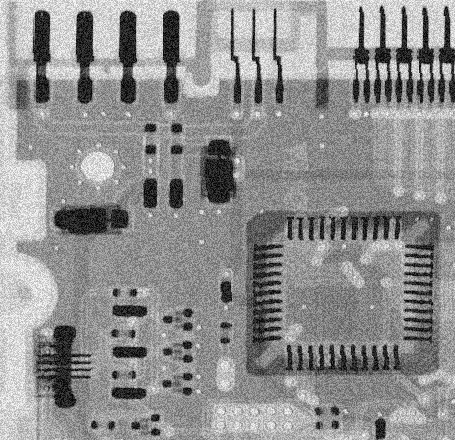
#> input picture digit_image_pocessing/Lab4/uniform_noise.tif, 455 x 440 px
$ jupyter execute LAB4-scratches.ipynb
#> lines starting #> are read from the running program, lines starting #| are printed output that depends on the picture
### digit_image_pocessing/Lab4/Lab4_sol.py
#%%
from math import gamma
from cv2 import hconcat
import numpy as np
import matplotlib.pyplot as plt
from skimage.transform import radon, iradon
import cv2

#%%
'''
你的辅助函数可以写在这里
'''
J = 1j # 复数i

def My_fft2d(img, shift=True):
    '''
    输入：
        img: 归一化后图像
        shift:
            bool type
            if 'False': no shifting operation

    输出：
        img_fft: img的2d fourier 变换后结果
    '''
    img_fft = np.fft.fft2(img)
    if shift:
        img_fft = np.fft.fftshift(img_fft)

    return img_fft

def My_ifft2d(img_fft, shift=True):
    '''
    输入：
        img_fft: fft 后图像
        shift:
            bool type
            if 'False': no shifting operation

    输出：
        img_rec: fft 反变换后重建图像
    '''
    if shift:
        img_fft = np.fft.fftshift(img_fft)
    img_rec = np.fft.ifft2(img_fft)

    return img_rec


#%%
'''
Q1: 实现对uniform_noise.tif, gaussian_noise.tif 和 saltpep_noise.tif 的去噪
输出比对结果 两行三列
uniform_noise.tif，  gaussian_noise.tif， saltpep_noise.tif
上面去噪后结果

可以自由选择空间或频率域滤波
'''
def Denoise(img_input):
    #img_input[0] 使用均值滤波
    img0 = img_input[0]
    # print(img0.dtype)
    img0 = cv2.blur(img0, (3,3))

    #img_input[1] 使用几何平均滤波， 就是对log（img1）使用均值滤波
    img1 = np.where(img_input[1] == 0, 1e-7, img_input[1])
    img1 = np.log(img1)
    img1 = cv2.blur(img1,(3,3))
    img1 = np.exp(img1)


    # #img_input[2] 使用中值滤波。
    img2 = img_input[2]
    img2 = cv2.medianBlur(img2,3)


    fig, ax = plt.subplots(2,3)
    for i in range(3):
        ax[0][i].imshow(img_input[i], cmap = 'gray')
    ax[1][0].imshow(img0, cmap = 'gray')
    ax[1][1].imshow(img1, cmap = 'gray')
    ax[1][2].imshow(img2, cmap = 'gray')

    plt.show(block=False)
    plt.pause(3)
    plt.close()

    return


#%%
'''
Q2:使用moving.tif, 比较Wienner逆滤波和约束最小二乘逆滤波的结果
输出图像： 一行三列： 原图， Winner逆滤波结果， 约束最小二乘逆滤波结果
公式（5-77）里的H使用了 a = b = 0.1, T = 1

注意：
   * 针对带平移的Fourier变换， 课本的公式需要使用其平移版本： u -> u-M/2, v -> v-N/2
   * 对有可能出现的nan，比如 sin(x)/x 数值计算x=0 时，需要作特别处理。
     比如 H 含 nan， 可以用 H = np.where(np.isnan(H), 1.0, H) 来方便地修改， 式子里
     使用1.0替换nan是因为 sin(x)/x 在x=0 时的理论值是1.0
   * 关于P(u,v)的获得，可以手动计算其显示表达式，再在数值格点上生成。更方便地，可以参见课本的描述 P253 式（5.90）下面一段，
     把这个3*3 的核嵌入到与原图像同样大小的零矩阵的“中心”， 然后再使用fft2d得到。同上，得到P(u,v)结果后不要忘了做一次平移。
   * 可以自由调试 K 和 gamma 的值，到你觉得结果ok的程度。
'''
def Inverse_filtering(img_input):

    G = My_fft2d(img_input)
    T = 1
    a = b = 0.1
    M = img_input.shape[0]
    N = img_input.shape[1]
    u_grid =  np.linspace(0,M-1,M)
    v_grid = np.linspace(0,N-1,N)
    v,u = np.meshgrid(v_grid,u_grid)

    u = u-M/2
    v = v-N/2

    #分子
    numerator = T * np.sin((np.pi)*(u*a+v*b))
    #分母
    denominator = np.pi*(u*a+v*b)
    #将分子分母的0改为近似值1e-7,其余值不变
    numerator = np.where(numerator == 0, 1e-7,numerator)
    denominator = np.where(denominator == 0,1e-7,denominator)

    #求出H
    H = (numerator/denominator) * np.exp(-J* np.pi * (u*a+v*b))
    H_conjugate = np.conjugate(H)
    #求出|H|**2
    product =  H * H_conjugate


    #wienner
    K = 0.006
    F = (product/(product+K))*(G/H)
    img_wienner = My_ifft2d(F)
    img_wienner = np.abs(np.real(img_wienner))

    #最小二乘
    gamma = 0.05
    _p = np.array([[0,-1,0],[-1,4,-1],[0,-1,0]])
    P = np.zeros(img_input.shape)
    start = img_input.shape[0]//2-1
    end = start+3
    P[start:end, start:end] = _p
    P = My_fft2d(P)
    P_conjugate = np.conjugate(P)

    product1 = np.real(P*P_conjugate)

    denominator1 = product+gamma*product1
    denominator1 = np.where(denominator1==0,1e-9,denominator1)

    F = (H_conjugate/denominator1) * G

    img_minus = My_ifft2d(F)
    img_minus = np.real(img_minus)

    fig, ax = plt.subplots(1,3)

    ax[0].imshow(img_input, cmap = 'gray')
    ax[1].imshow(img_wienner, cmap = 'gray')
    ax[2].imshow(img_minus, cmap = 'gray')

    plt.show(block=False)
    plt.pause(10)
    plt.close()

    return


#%%
'''
Q3: 使用donut.tif, 利用
from skimage.transform import radon, iradon
导入的radon 正变换和反变换处理图像
输出出其Radon变换图像(左)，重建图像（中）及重建误差（右）
'''
def radon_test(img_input):
    img_radon = radon(img_input)
    img_iradon = iradon(img_radon)
    error = (img_input-img_iradon)**2

    fig, ax = plt.subplots(1,3)
    ax[0].imshow(img_radon, cmap='gray')
    ax[1].imshow(img_iradon, cmap='gray')
    ax[2].imshow(error, cmap='gray')

    plt.show(block=False)
    plt.pause(3)
    plt.close()

    return

questions = [Denoise, Inverse_filtering, radon_test]

#%%
# [11 lines that do not run on import are left out]
    # radon_test(img_list[-1])


# %%

### digit_image_pocessing/Lab4/LAB4-scratches.ipynb
## 这次的lab会用到下面这两个包
如果没有安装的同学可以在对应的环境下使用下面的命令安装
```
pip install -i https://pypi.tuna.tsinghua.edu.cn/simple opencv-python
pip install -i https://pypi.tuna.tsinghua.edu.cn/simple scikit-image
```

[cell 1]
import cv2
from skimage.transform import radon, iradon

[cell 2]
import matplotlib.pyplot as plt
import numpy as np
from Lab4_sol import *

## 复习： 谱图的观察

[cell 3]
a = np.zeros([16, 128])
a[:8,:] = 1
strip = np.tile(a, (8,1))
plt.imshow(strip, cmap='gray')

[cell 4]
#  %matplotlib inline
spectrum = My_fft2d(strip, True)
plt.imshow((abs(spectrum)), cmap='gray')

注意到点的分布(除中心点外)沿纵向排列，而原图像显然在纵向存在周期性，且周期为16，频率为 1/16 sample/pixel.
其实**不止有两个点**，只是其他点的灰度值相对太小，肉眼没有观察到。我们可以查看哪些位置上的Fourier系数非零

[cell 5]
np.where(abs(spectrum[:, 64])>0)

我们也可以具体查看其实部和虚部

[cell 6]
print( np.where(np.real(spectrum[:, 64])!=0) ) # 实部
plt.plot(np.real(spectrum[:, 64]))
#> figure, not shown here; curve peaks at x = 64, y = 8192

[cell 7]
print( np.where(np.imag(spectrum[:, 64])!=0) )
plt.plot(np.imag(spectrum[:, 64]))
#> figure, not shown here; curve peaks at x = 56, y = 5148

我们把原图的条带宽度缩短为原来一半（即周期变一半->8，变化频率变为两倍->1/8）

[cell 8]
b = np.zeros([8, 128])
b[4:,:] = 1
strip_2 = np.tile(b, (16,1))
plt.imshow(strip_2, cmap='gray')

[cell 9]
spectrum_2 = My_fft2d(strip_2, True)
plt.subplot(1,2,1)
plt.imshow((abs(spectrum)), cmap='gray')
plt.subplot(1,2,2)
plt.imshow((abs(spectrum_2)), cmap='gray')

从上图可以观察到对比原来，亮点距中心的距离变为原来的两倍。
同样可查看它们的位置如下

[cell 10]
print( np.where(np.real(spectrum_2[:, 64])!=0) )

极端情况，周期是2

[cell 11]
c = np.zeros([2, 128])
c[1:,:] = 1
strip_3 = np.tile(c, (64,1))
plt.imshow(strip_3, cmap='gray')

[cell 12]
spectrum_3 = My_fft2d(strip_3, True)
plt.subplot(1,2,1)
plt.imshow((abs(spectrum_3)), cmap='gray')
plt.subplot(1,2,2)
plt.plot(abs(spectrum_3[:, 64]))
#> figure, not shown here; panel 2: curve peaks at x = 0, y = 8192

[cell 13]
print( np.where(np.real(spectrum_3[:, 64])!=0) )

## 总结

图一： 周期为16个像素，图像包含了128/16=8个完整的周期，谱图中亮点与中心的距离依次为：1$\times$8，3$\times$8，5$\times$8，7$\times$8
图二： 周期为8个像素，图像包含了128/8=16个完整的周期，谱图中亮点与中心的距离依次为：1$\times$16，3$\times$16
图三： 周期为2个像素，图像包含了128/2=64个完整的周期，谱图中亮点与中心的距离依次为：1$\times$64

为什么会是奇数倍这样的变化规律？
离散情况可以手动计算或者写代码（如上）验证不同的M和周期数，
连续情况可以参考[这里](https://mathworld.wolfram.com/FourierSeriesSquareWave.html),注意该例中一个周期的积分是0，所有直流项是0，仅有奇数指标上的Fourier系数不为零。

## 添加噪声

[cell 14]
noise_g = np.random.normal(0.5, 0.3, (128,128))
a_polluted = strip + noise_g
plt.subplot(1,2,1)
plt.imshow(noise_g,cmap='gray')
plt.subplot(1,2,2)
plt.imshow(a_polluted,cmap='gray')

[cell 15]
x_loc = np.random.randint(0, 128, 132)
y_loc = np.random.randint(0, 128, 132)
noise_sp = 0.5*np.ones((128, 128))
for x, y in zip(x_loc, y_loc):
    choice = np.random.randint(0,10, 1)
    if choice <= 6:
        strip[x,y] = 0
        noise_sp[x,y] = 0
    else:
        strip[x,y] = 1
        noise_sp[x,y] = 1
plt.subplot(1,2,1)
plt.imshow(noise_sp,cmap='gray')
plt.subplot(1,2,2)
plt.imshow(strip,cmap='gray')

### 本次实验

[cell 16]
J = 1j # 定义复数单元
print(J)

[cell 17]
np.conjugate(J) # 计算复数共轭

### 注意有可能出现的数值上的错误
比如 $\frac{\sin(x)}{x}$ 在代入$x=0$ 时

[cell 18]
def test(x):
    return np.sin(x)/x

print(test(1e-7))
print(test(0))

[cell 19]
# 使用np.where手动解决
xx = np.linspace(0, 1, 10)
result = test(xx)
result = np.where(np.isnan(result), 1, result)
plt.plot(result, 'd--')
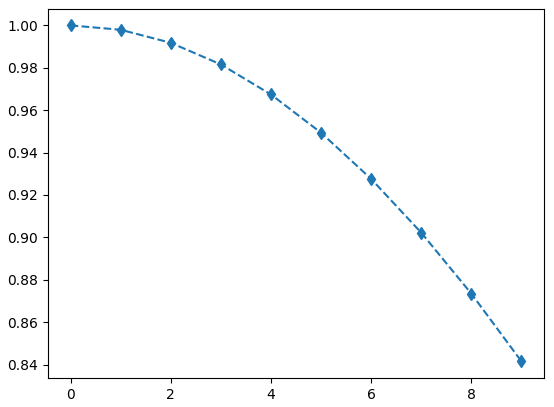
#> figure drawn by matplotlib, 1 panel; curve peaks at x = 0, y = 1

[cell 20]
# 另一种解决方式
xx = np.linspace(0, 1, 10)
result = test(xx)
idx = np.where(np.isnan(result))[0] # 找到问题格点
result[idx] = test(xx[idx]+1e-8) # 使用临近值替代。
plt.plot(result, 'd--')

[cell 21]
from Lab4_sol import *

#### 如果给定了对应的空间核，如何数值上生成对应的频率滤波函数$H(u,v)$?

假设原图像是128$\times$128大小的，空间滤波核是3 $\times$3 大小

[cell 22]
spatial_kernel = np.array([[-1.0,0,1.0],[-2.0,0,2.0],[-1.0,0,1.0]]) # sobel
padded_spatial_kernel = np.zeros([128,128])
start = 128//2-1
end = start + 3
padded_spatial_kernel[start:end,start:end] = spatial_kernel # 嵌入，形成奇阵列，见P167
freq_kernel = My_fft2d(padded_spatial_kernel,shift=True) # FFT2D
plt.imshow(np.abs(freq_kernel),cmap='gray')
freq_kernel[start:end, start:end]
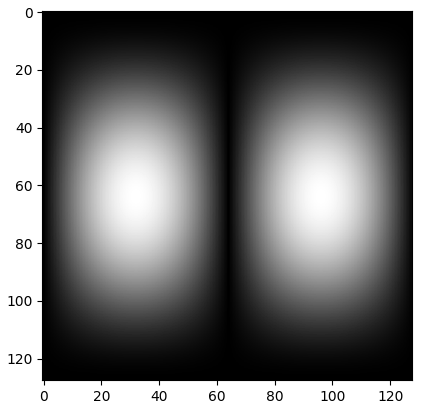
#> figure drawn by matplotlib, 1 panel

[cell 23]
img_names = ['uniform_noise.tif',  'gaussian_noise.tif', 'saltpep_noise.tif',
             'moving.tif',
             'donut.tif']
img_list = []
for img_name in img_names:
    temp_img = plt.imread(img_name)
#> temp_img is the input picture: shape (440, 455); min 0, max 255, mean 143.4
    img_list.append(temp_img)

## 去噪声

[cell 24]
# %matplotlib qt

[cell 25]
Denoise(img_list[:3])
#> in Denoise, `img1 = np.log(img1)`:
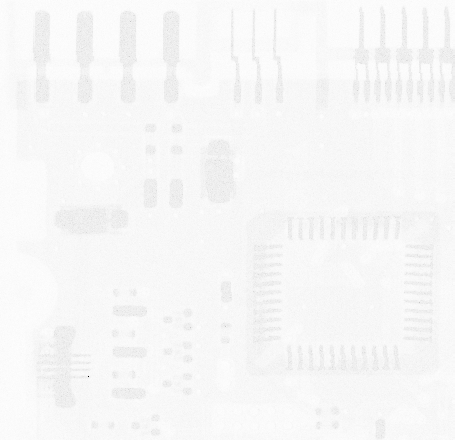
#> img1: shape (440, 455) float64; min -16.12, max 5.54, mean 4.9; drawn with min black and max white
#> in Denoise, `img1 = cv2.blur(img1,(3,3))`:
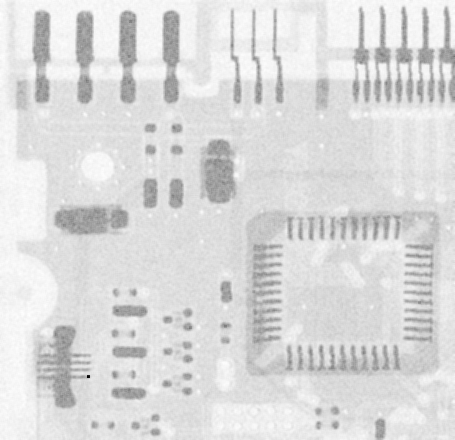
#> img1: shape (440, 455) float64; min 1.99, max 5.36, mean 4.9; drawn with min black and max white
#> in Denoise, `img2 = cv2.medianBlur(img2,3)`:
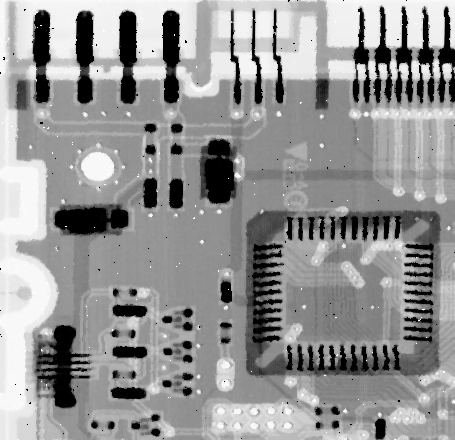
#> img2: shape (440, 455); min 0, max 255, mean 148.2

## 逆滤波

[cell 26]
Inverse_filtering(img_list[-2])
#> in My_fft2d (call 5), `img_fft = np.fft.fft2(img)`:
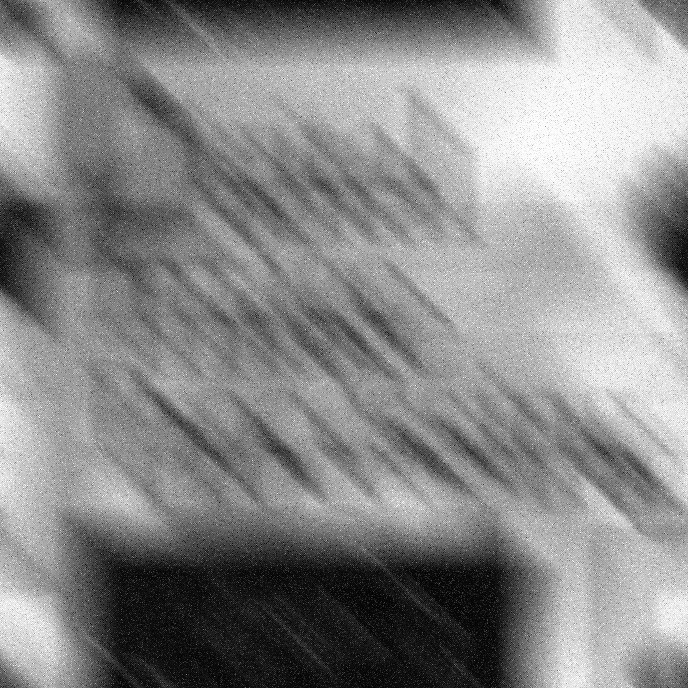
#> img: shape (688, 688); min 0, max 255, mean 138.1
#> in Inverse_filtering, `img_wienner = np.abs(np.real(img_wienner))`:
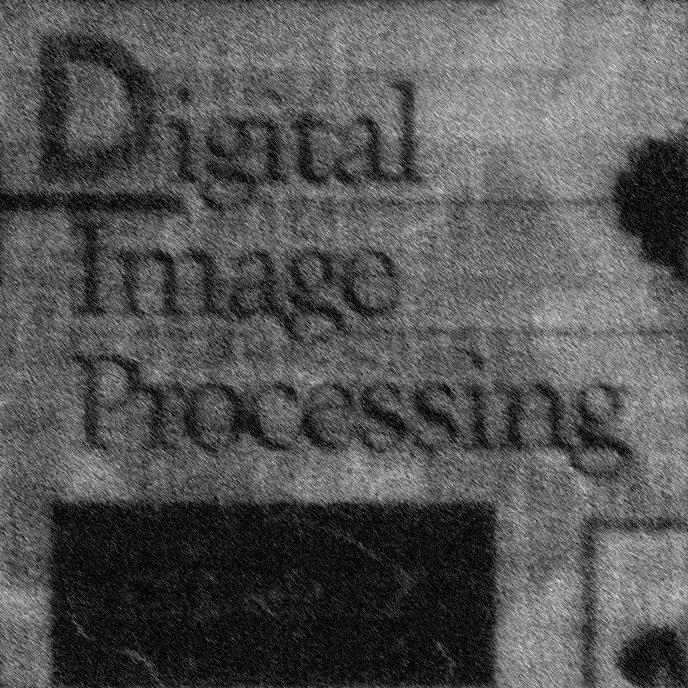
#> img_wienner: shape (688, 688) float64; min 6.52e-05, max 423.6, mean 140.2; drawn with min black and max white
#> in Inverse_filtering, `img_minus = np.real(img_minus)`:
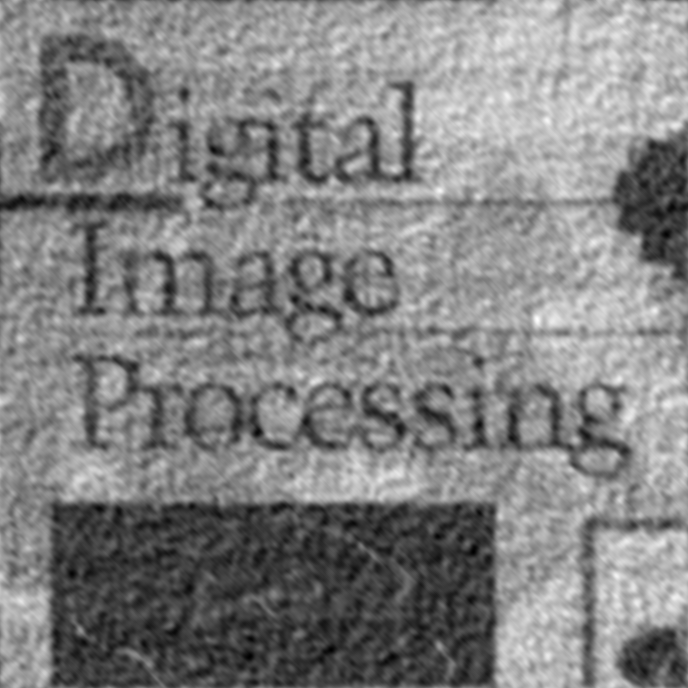
#> img_minus: shape (688, 688) float64; min -82.89, max 349.8, mean 138.1; drawn with min black and max white

## Radon 变换

[cell 27]
radon_test(img_list[-1])
#> in radon_test, `img_radon = radon(img_input)`:
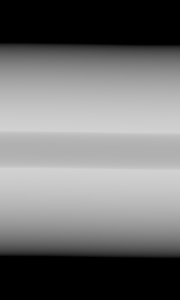
#> img_radon: shape (300, 180) float64; min 0, max 209.6, mean 115.1
#> in radon_test, `img_radon = radon(img_input)`:
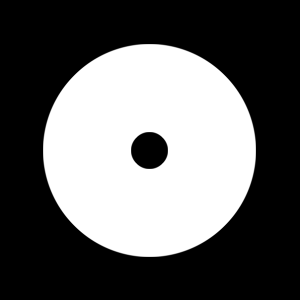
#> img_input: shape (300, 300); min 0, max 255, mean 97.8
